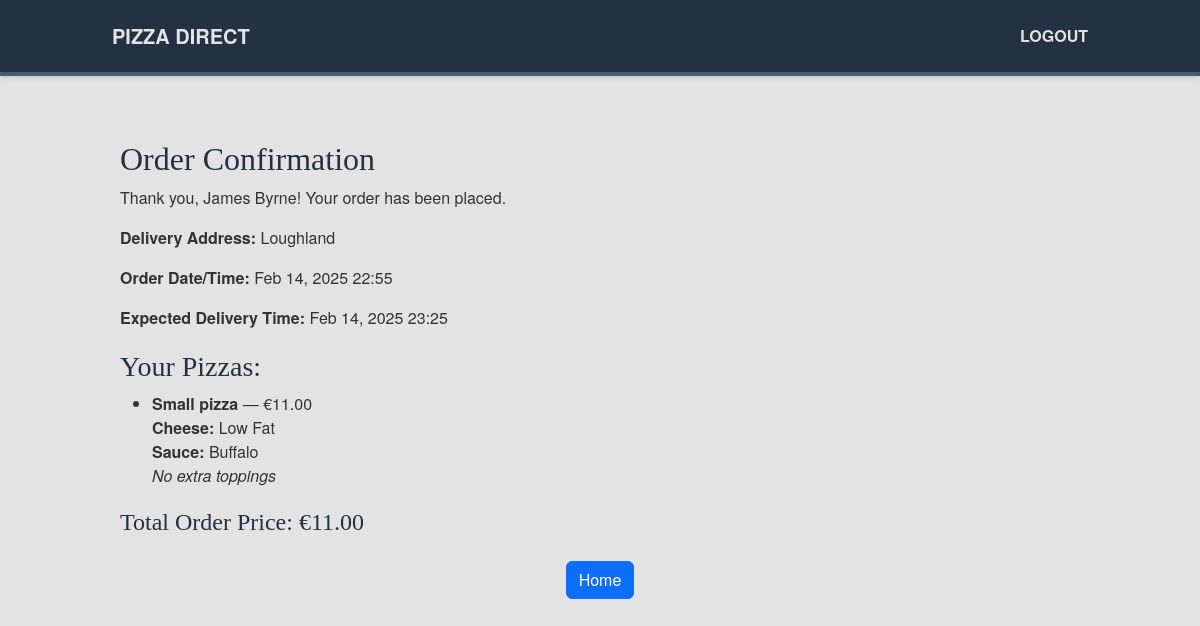
The app's page /order-confirmation/12/ (signed in) with its own data.
### pizza_app/models.py (models this page shows, shortened)
class Order(models.Model):
    user = models.ForeignKey(User, on_delete=models.CASCADE)
    pizzas = models.ManyToManyField(Pizza)
    customer_name = models.CharField(max_length=100)
    address = models.TextField()
    card_number = models.CharField(max_length=16)
    card_expiry_month = models.CharField(max_length=2)
    card_expiry_year = models.CharField(max_length=4)
    card_cvv = models.CharField(max_length=3)
    order_date = models.DateTimeField(default=timezone.now)
    @property
    def total_order_price(self):
        return sum(p.total_price for p in self.pizzas.all())
    @property
    def expected_delivery_time(self):
        return self.order_date + timedelta(minutes=30)

class Pizza(models.Model):
    size = models.ForeignKey(PizzaSize, on_delete=models.SET_NULL, null=True)
    crust = models.ForeignKey(Crust, on_delete=models.SET_NULL, null=True)
    sauce = models.ForeignKey(Sauce, on_delete=models.SET_NULL, null=True)
    cheese = models.ForeignKey(Cheese, on_delete=models.SET_NULL, null=True)
    toppings = models.ManyToManyField(Topping, blank=True)
    @property
    def total_price(self):
        total = Decimal('0.00')
        if self.size: total += self.size.price
        if self.crust: total += self.crust.price
        if self.sauce: total += self.sauce.price
        if self.cheese: total += self.cheese.price
        for t in self.toppings.all():
            total += t.price
        return total

class PizzaSize(models.Model):
    name = models.CharField(max_length=50)
    price = models.DecimalField(max_digits=6, decimal_places=2, default=Decimal('0.00'))
    def __str__(self):
        return self.name

class Crust(models.Model):
    name = models.CharField(max_length=50)
    price = models.DecimalField(max_digits=6, decimal_places=2, default=Decimal('0.00'))

class Sauce(models.Model):
    name = models.CharField(max_length=50)
    price = models.DecimalField(max_digits=6, decimal_places=2, default=Decimal('0.00'))
    def __str__(self):
        return self.name

class Cheese(models.Model):
    name = models.CharField(max_length=50)
    price = models.DecimalField(max_digits=6, decimal_places=2, default=Decimal('0.00'))
    def __str__(self):
        return self.name

### pizza_app/views.py (the view)
# urls.py: path('order-confirmation/<int:order_id>/', views.order_confirmation, name='order_confirmation'),
@login_required
def order_confirmation(request, order_id):
    order = get_object_or_404(Order, id=order_id, user=request.user)
    return render(request, 'order_confirmation.html', {'order': order})

### pizza_app/templates/order_confirmation.html
{% extends 'base.html' %}
{% block content %}
<h2>Order Confirmation</h2>
<p>Thank you, {{ order.customer_name }}! Your order has been placed.</p>
<p><strong>Delivery Address:</strong> {{ order.address }}</p>
<p><strong>Order Date/Time:</strong> {{ order.order_date|date:"M d, Y H:i" }}</p>
{% if order.expected_delivery_time %}
  <p><strong>Expected Delivery Time:</strong> {{ order.expected_delivery_time|date:"M d, Y H:i" }}</p>
{% endif %}
<h3>Your Pizzas:</h3>
<ul>
  {% for pizza in order.pizzas.all %}
    <li>
      <strong>{{ pizza.size }} pizza</strong> &mdash; €{{ pizza.total_price }}<br>
      <strong>Cheese:</strong> {{ pizza.cheese }}<br>
      <strong>Sauce:</strong> {{ pizza.sauce }}<br>
      {% if pizza.toppings.all %}
        <strong>Toppings:</strong>
        <ul>
          {% for topping in pizza.toppings.all %}
            <li>{{ topping.name }}</li>
          {% endfor %}
        </ul>
      {% else %}
        <em>No extra toppings</em>
      {% endif %}
    </li>
  {% endfor %}
</ul>
<h4>Total Order Price: €{{ order.total_order_price }}</h4>
<div class="text-center mt-4">
  <a href="{% url 'order_overview' %}" class="btn btn-primary">Home</a>
</div>
{% endblock %}

### pizza_app/static/css/my.css (style rules this page uses)
:root { --first-color: #233142; --second-color: #455d7a; --third-color: #f95959; --fourth-color: #e3e3e3; }
html, body { height: 100%; margin: 0; font-family: 'Helvetica Neue', Arial, sans-serif; background-color: var(--fourth-color); color: #333; }
h2, h3, h4 { font-family: Georgia, serif; color: var(--first-color); margin-top: 20px; }

### records on screen
Order: customer_name "James Byrne", address "Loughland", order_date "Feb 14, 2025 22:55", expected_delivery_time "Feb 14, 2025 23:25", total_order_price "11.00"
Pizza: size "Small", total_price "11.00", cheese "Low Fat", sauce "Buffalo", shows "No extra toppings"
